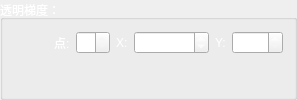
        <widget class="QGroupBox" name="groupBoxGradientOpacity">
         <property name="sizePolicy">
          <sizepolicy hsizetype="Preferred" vsizetype="Expanding">
           <horstretch>0</horstretch>
           <verstretch>0</verstretch>
          </sizepolicy>
         </property>
         <property name="palette">
          <palette>
           <active>
            <colorrole role="WindowText">
             <brush brushstyle="SolidPattern">
              <color alpha="255">
               <red>255</red>
               <green>255</green>
               <blue>255</blue>
              </color>
             </brush>
            </colorrole>
           </active>
           <inactive>
            <colorrole role="WindowText">
             <brush brushstyle="SolidPattern">
              <color alpha="255">
               <red>255</red>
               <green>255</green>
               <blue>255</blue>
              </color>
             </brush>
            </colorrole>
           </inactive>
           <disabled>
            <colorrole role="WindowText">
             <brush brushstyle="SolidPattern">
              <color alpha="255">
               <red>120</red>
               <green>120</green>
               <blue>120</blue>
              </color>
             </brush>
            </colorrole>
           </disabled>
          </palette>
         </property>
         <property name="title">
          <string>透明梯度：</string>
         </property>
         <property name="flat">
          <bool>false</bool>
         </property>
         <property name="checkable">
          <bool>false</bool>
         </property>
         <layout class="QVBoxLayout" name="verticalLayout_7">
          <item>
           <layout class="QHBoxLayout" name="horizontalLayout_10">
            <item>
             <spacer name="horizontalSpacer_3">
              <property name="orientation">
               <enum>Qt::Horizontal</enum>
              </property>
              <property name="sizeHint" stdset="0">
               <size>
                <width>40</width>
                <height>20</height>
               </size>
              </property>
             </spacer>
            </item>
            <item>
             <widget class="QLabel" name="labelGradientOpacityPoint">
              <property name="sizePolicy">
               <sizepolicy hsizetype="Fixed" vsizetype="Preferred">
                <horstretch>0</horstretch>
                <verstretch>0</verstretch>
               </sizepolicy>
              </property>
              <property name="palette">
               <palette>
                <active>
                 <colorrole role="WindowText">
                  <brush brushstyle="SolidPattern">
                   <color alpha="255">
                    <red>255</red>
                    <green>255</green>
                    <blue>255</blue>
                   </color>
                  </brush>
                 </colorrole>
                </active>
                <inactive>
                 <colorrole role="WindowText">
                  <brush brushstyle="SolidPattern">
                   <color alpha="255">
                    <red>255</red>
                    <green>255</green>
                    <blue>255</blue>
                   </color>
                  </brush>
                 </colorrole>
                </inactive>
                <disabled>
                 <colorrole role="WindowText">
                  <brush brushstyle="SolidPattern">
                   <color alpha="255">
                    <red>120</red>
                    <green>120</green>
                    <blue>120</blue>
                   </color>
                  </brush>
                 </colorrole>
                </disabled>
               </palette>
              </property>
              <property name="text">
               <string>点:</string>
              </property>
             </widget>
            </item>
            <item>
             <widget class="QSpinBox" name="spinBoxGradientOpacityPoint">
              <property name="sizePolicy">
               <sizepolicy hsizetype="Fixed" vsizetype="Fixed">
                <horstretch>0</horstretch>
                <verstretch>0</verstretch>
               </sizepolicy>
              </property>
              <property name="palette">
               <palette>
                <active>
                 <colorrole role="Text">
                  <brush brushstyle="SolidPattern">
                   <color alpha="255">
                    <red>255</red>
                    <green>255</green>
                    <blue>255</blue>
                   </color>
                  </brush>
                 </colorrole>
                </active>
                <inactive>
                 <colorrole role="Text">
                  <brush brushstyle="SolidPattern">
                   <color alpha="255">
                    <red>255</red>
                    <green>255</green>
                    <blue>255</blue>
                   </color>
                  </brush>
                 </colorrole>
                </inactive>
                <disabled>
                 <colorrole role="Text">
                  <brush brushstyle="SolidPattern">
                   <color alpha="255">
                    <red>120</red>
                    <green>120</green>
                    <blue>120</blue>
                   </color>
                  </brush>
                 </colorrole>
                </disabled>
               </palette>
              </property>
              <property name="alignment">
               <set>Qt::AlignRight|Qt::AlignTrailing|Qt::AlignVCenter</set>
              </property>
              <property name="maximum">
               <number>0</number>
              </property>
             </widget>
            </item>
            <item>
             <widget class="QLabel" name="labelGradientOpacityX">
              <property name="sizePolicy">
               <sizepolicy hsizetype="Fixed" vsizetype="Preferred">
                <horstretch>0</horstretch>
                <verstretch>0</verstretch>
               </sizepolicy>
              </property>
              <property name="palette">
               <palette>
                <active>
                 <colorrole role="WindowText">
                  <brush brushstyle="SolidPattern">
                   <color alpha="255">
                    <red>255</red>
                    <green>255</green>
                    <blue>255</blue>
                   </color>
                  </brush>
                 </colorrole>
                </active>
                <inactive>
                 <colorrole role="WindowText">
                  <brush brushstyle="SolidPattern">
                   <color alpha="255">
                    <red>255</red>
                    <green>255</green>
                    <blue>255</blue>
                   </color>
                  </brush>
                 </colorrole>
                </inactive>
                <disabled>
                 <colorrole role="WindowText">
                  <brush brushstyle="SolidPattern">
                   <color alpha="255">
                    <red>120</red>
                    <green>120</green>
                    <blue>120</blue>
                   </color>
                  </brush>
                 </colorrole>
                </disabled>
               </palette>
              </property>
              <property name="text">
               <string>X:</string>
              </property>
             </widget>
            </item>
            <item>
             <widget class="QDoubleSpinBox" name="doubleSpinBoxGradientOpacityX">
              <property name="sizePolicy">
               <sizepolicy hsizetype="Fixed" vsizetype="Fixed">
                <horstretch>0</horstretch>
                <verstretch>0</verstretch>
               </sizepolicy>
              </property>
              <property name="palette">
               <palette>
                <active>
                 <colorrole role="Text">
                  <brush brushstyle="SolidPattern">
                   <color alpha="255">
                    <red>255</red>
                    <green>255</green>
                    <blue>255</blue>
                   </color>
                  </brush>
                 </colorrole>
                </active>
                <inactive>
                 <colorrole role="Text">
                  <brush brushstyle="SolidPattern">
                   <color alpha="255">
                    <red>255</red>
                    <green>255</green>
                    <blue>255</blue>
                   </color>
                  </brush>
                 </colorrole>
                </inactive>
                <disabled>
                 <colorrole role="Text">
                  <brush brushstyle="SolidPattern">
                   <color alpha="255">
                    <red>120</red>
                    <green>120</green>
                    <blue>120</blue>
                   </color>
                  </brush>
                 </colorrole>
                </disabled>
               </palette>
              </property>
              <property name="alignment">
               <set>Qt::AlignRight|Qt::AlignTrailing|Qt::AlignVCenter</set>
              </property>
              <property name="minimum">
               <double>-4000.000000000000000</double>
              </property>
              <property name="maximum">
               <double>4000.000000000000000</double>
              </property>
              <property name="singleStep">
               <double>10.000000000000000</double>
              </property>
             </widget>
            </item>
            <item>
             <widget class="QLabel" name="labelGradientOpacityY">
              <property name="sizePolicy">
               <sizepolicy hsizetype="Fixed" vsizetype="Preferred">
                <horstretch>0</horstretch>
                <verstretch>0</verstretch>
               </sizepolicy>
              </property>
              <property name="palette">
               <palette>
                <active>
                 <colorrole role="WindowText">
                  <brush brushstyle="SolidPattern">
                   <color alpha="255">
                    <red>255</red>
                    <green>255</green>
                    <blue>255</blue>
                   </color>
                  </brush>
                 </colorrole>
                </active>
                <inactive>
                 <colorrole role="WindowText">
                  <brush brushstyle="SolidPattern">
                   <color alpha="255">
                    <red>255</red>
                    <green>255</green>
                    <blue>255</blue>
                   </color>
                  </brush>
                 </colorrole>
                </inactive>
                <disabled>
                 <colorrole role="WindowText">
                  <brush brushstyle="SolidPattern">
                   <color alpha="255">
                    <red>120</red>
                    <green>120</green>
                    <blue>120</blue>
                   </color>
                  </brush>
                 </colorrole>
                </disabled>
               </palette>
              </property>
              <property name="text">
               <string>Y:</string>
              </property>
             </widget>
            </item>
            <item>
             <widget class="QDoubleSpinBox" name="doubleSpinBoxGradientOpacityY">
              <property name="sizePolicy">
               <sizepolicy hsizetype="Fixed" vsizetype="Fixed">
                <horstretch>0</horstretch>
                <verstretch>0</verstretch>
               </sizepolicy>
              </property>
              <property name="palette">
               <palette>
                <active>
                 <colorrole role="Text">
                  <brush brushstyle="SolidPattern">
                   <color alpha="255">
                    <red>255</red>
                    <green>255</green>
                    <blue>255</blue>
                   </color>
                  </brush>
                 </colorrole>
                </active>
                <inactive>
                 <colorrole role="Text">
                  <brush brushstyle="SolidPattern">
                   <color alpha="255">
                    <red>255</red>
                    <green>255</green>
                    <blue>255</blue>
                   </color>
                  </brush>
                 </colorrole>
                </inactive>
                <disabled>
                 <colorrole role="Text">
                  <brush brushstyle="SolidPattern">
                   <color alpha="255">
                    <red>120</red>
                    <green>120</green>
                    <blue>120</blue>
                   </color>
                  </brush>
                 </colorrole>
                </disabled>
               </palette>
              </property>
              <property name="alignment">
               <set>Qt::AlignRight|Qt::AlignTrailing|Qt::AlignVCenter</set>
              </property>
              <property name="maximum">
               <double>1.000000000000000</double>
              </property>
              <property name="singleStep">
               <double>0.100000000000000</double>
              </property>
             </widget>
            </item>
           </layout>
          </item>
          <item>
           <widget class="QWidget" name="widgetGradientOpacity" native="true">
            <property name="sizePolicy">
             <sizepolicy hsizetype="Expanding" vsizetype="Expanding">
              <horstretch>0</horstretch>
              <verstretch>0</verstretch>
             </sizepolicy>
            </property>
            <layout class="QGridLayout" name="gridLayout_7">
             <property name="leftMargin">
              <number>0</number>
             </property>
             <property name="topMargin">
              <number>0</number>
             </property>
             <property name="rightMargin">
              <number>0</number>
             </property>
            </layout>
           </widget>
          </item>
         </layout>
        </widget>
